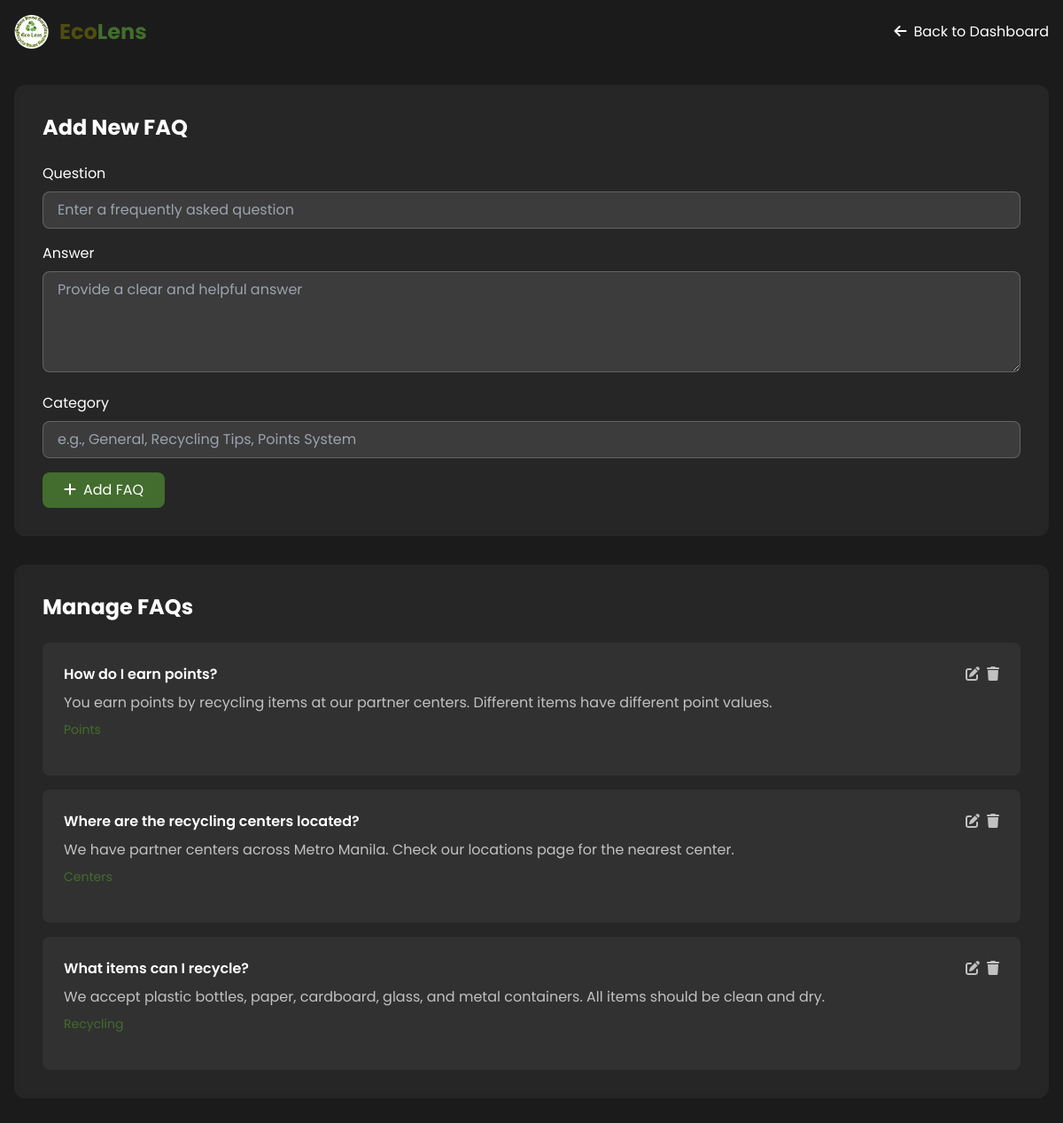
Screenshot of /admin/manage-faqs.php (signed in) with the database file from the repository.
### tables this page shows
CREATE TABLE `tbl_faqs` (
  `id` double NOT NULL AUTO_INCREMENT,
  `question` text NOT NULL,
  `answer` text NOT NULL,
  `category` varchar(50) DEFAULT 'General',
  `is_published` tinyint(1) DEFAULT 1,
  `created_at` timestamp NOT NULL DEFAULT current_timestamp(),
  PRIMARY KEY (`id`)
);

### admin/manage-faqs.php (the view, shortened to what this page needs)
<?php
require_once '../database.php';
$faqs = $conn->query("SELECT * FROM tbl_faqs ORDER BY created_at DESC");
?>
<!DOCTYPE html>
<html lang="en">
<head>
    <link rel="stylesheet" href="https://cdnjs.cloudflare.com/ajax/libs/font-awesome/6.4.2/css/all.min.css">
    <script src="https://cdn.tailwindcss.com"></script>
</head>
<body class="font-[Poppins] bg-[#1b1b1b]">
    <nav class="fixed w-full bg-[#1b1b1b] py-4 z-50">
        <div class="max-w-7xl mx-auto px-4">
            <div class="flex justify-between items-center">
                <div class="flex-shrink-0 flex items-center gap-3">
                    <img src="../assets/logo.png" alt="Smart Recycling Logo" class="h-10">
                    <h1 class="text-2xl font-bold">
                        <span class="text-[#4e4e10]">Eco</span><span class="text-[#436d2e]">Lens</span>
                    </h1>
                </div>
                <a href="admin-dashboard.php" class="text-white hover:text-[#22c55e] transition-all">
                    <i class="fa-solid fa-arrow-left mr-2"></i>Back to Dashboard
                </a>
            </div>
        </div>
    </nav>
    <div class="pt-24 pb-12 px-4">
        <div class="max-w-7xl mx-auto">
            <div class="bg-white/5 p-8 rounded-xl backdrop-blur-sm mb-8">
                <h2 class="text-2xl font-bold text-white mb-6">Add New FAQ</h2>
                <form method="POST" class="space-y-4">
                    <div>
                        <label class="block text-white mb-2">Question</label>
                        <input type="text" name="question" required
                               placeholder="Enter a frequently asked question"
                               class="w-full px-4 py-2 bg-white/10 text-white rounded-lg border border-white/20 focus:outline-none focus:border-[#436d2e]">
                    </div>
                    <div>
                        <label class="block text-white mb-2">Answer</label>
                        <textarea name="answer" required rows="4"
                                  placeholder="Provide a clear and helpful answer"
                                  class="w-full px-4 py-2 bg-white/10 text-white rounded-lg border border-white/20 focus:outline-none focus:border-[#436d2e]"></textarea>
                    </div>
                    <div>
                        <label class="block text-white mb-2">Category</label>
                        <input type="text" name="category" required
                               placeholder="e.g., General, Recycling Tips, Points System"
                               class="w-full px-4 py-2 bg-white/10 text-white rounded-lg border border-white/20 focus:outline-none focus:border-[#436d2e]">
                    </div>
                    <button type="submit" class="bg-[#436d2e] text-white px-6 py-2 rounded-lg hover:bg-opacity-90 transition-all">
                        <i class="fa-solid fa-plus mr-2"></i>Add FAQ
                    </button>
                </form>
            </div>
            <div class="bg-white/5 p-8 rounded-xl backdrop-blur-sm">
                <h2 class="text-2xl font-bold text-white mb-6">Manage FAQs</h2>
                <div class="space-y-4">
                    <?php while($faq = $faqs->fetch_assoc()): ?>
                    <div class="bg-white/5 p-6 rounded-lg">
                        <div class="flex justify-between items-start mb-4">
                            <div>
                                <h3 class="text-white font-semibold"><?php echo htmlspecialchars($faq['question']); ?></h3>
                                <p class="text-white/70 mt-2"><?php echo htmlspecialchars($faq['answer']); ?></p>
                                <span class="text-sm text-[#436d2e] mt-2 inline-block"><?php echo htmlspecialchars($faq['category']); ?></span>
                            </div>
                            <div class="flex gap-2">
                                <button onclick="editFaq(<?php echo $faq['id']; ?>)"
                                        class="text-white/70 hover:text-white">
                                    <i class="fas fa-edit"></i>
                                </button>
                                <form method="POST" class="inline" onsubmit="return confirm('Are you sure you want to delete this FAQ?');">
                                    <button type="submit" class="text-white/70 hover:text-white">
                                        <i class="fas fa-trash"></i>
                                    </button>
                                </form>
                            </div>
                        </div>
                    </div>
                    <?php endwhile; ?>
                </div>
            </div>
        </div>
    </div>
</body>
</html>

### rows the page displays
tbl_faqs: question "How do I earn points?", answer "You earn points by recycling items at our partner centers. Different items have different point values.", category "Points"
tbl_faqs: question "Where are the recycling centers located?", answer "We have partner centers across Metro Manila. Check our locations page for the nearest center.", category "Centers"
tbl_faqs: question "What items can I recycle?", answer "We accept plastic bottles, paper, cardboard, glass, and metal containers. All items should be clean and dry.", category "Recycling"
